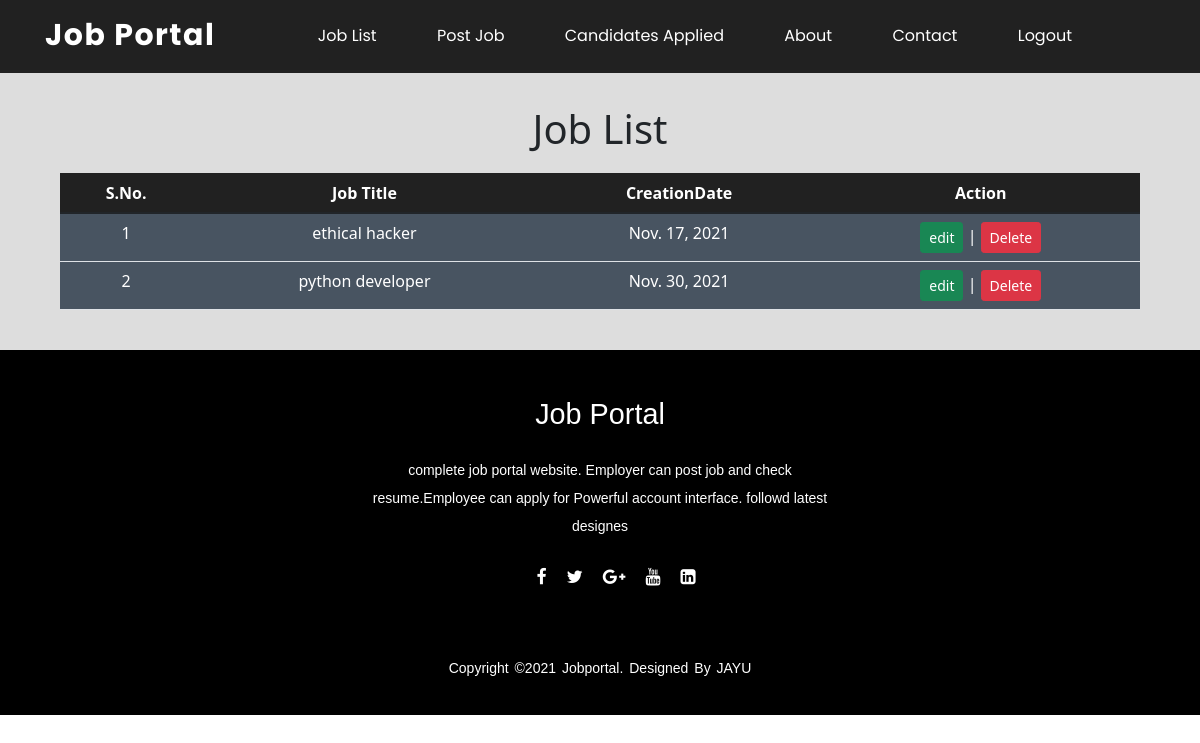
The page /job_list/ (signed in) on the database as committed earlier.
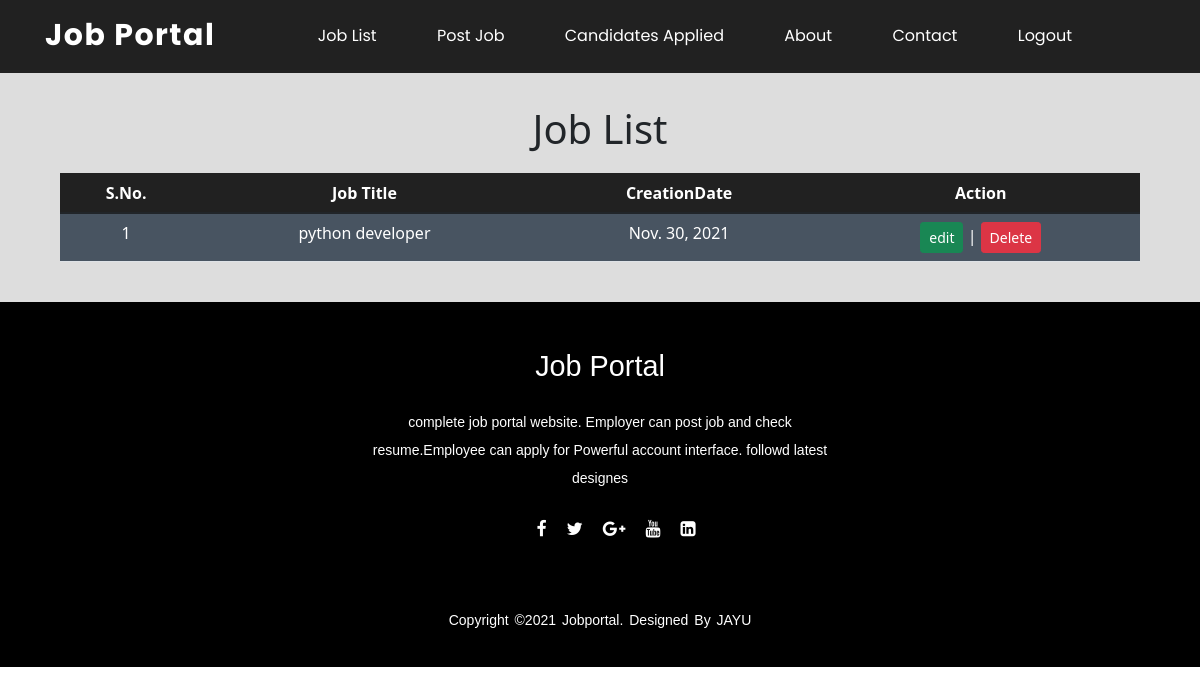
The same page on the database as committed later.
### job/models.py (models this page shows, shortened)
class jobs(models.Model):
    recruiter1 = models.ForeignKey(recruiter,on_delete=models.CASCADE)
    start_date=models.DateField()
    end_date=models.DateField()
    title=models.CharField(max_length=20)
    salary=models.FloatField(max_length=20)
    description=models.CharField(max_length=100)
    image=models.FileField()
    experience=models.CharField(max_length=100)
    location=models.CharField(max_length=20)
    skills=models.CharField(max_length=100)
    creation_date=models.DateField()

### job/views.py (the view)
# urls.py: path('job_list/',views.job_list,name='job_list'),
def job_list(request):
    if not request.user.is_authenticated:
        return redirect('recruiter_login')
    user=request.user
    recruiter2=recruiter.objects.get(user=user)
    job=jobs.objects.filter(recruiter1=recruiter2)
    d={'job':job}
    return render(request,'job/job_list.html',d)

### templates/job/job_list.html (shortened to what this page needs)
{% extends 'job/recruiter_navigation.html' %}
{% load static %}
{% block content %}
<div class="bg1">
<div class="hedinglist">
<br>
<br>
<h2 style="text-align:center;font-size:40px;margin-top:-16px;">Job List </h2>
</div>
<div class="listing">
<table class="table table-hover" id="example" >
<thead>
<tr style="text-align:center;">
    <th>S.No.</th>
    <th>Job Title</th>
    <th>CreationDate</th>
    <th>Action</th>
</tr>
</thead>
    <tbody>
        {% for i in job %}
            <tr style="background-color:#485461;text-align:center;">
                <td>{{forloop.counter}}</td>
                <td>{{i.title}}</td>
                <td>{{i.creation_date}}</td>
                <td><a href="{% url 'edit_jobdetail' i.id %}" class="btn btn-success btn-sm">edit</a> | <a href=" {% url 'delete_job' i.id %}" class="btn btn-danger btn-sm">Delete</a></td>
            </tr>
        {%endfor%}
    </tbody>
</table>
<br>
</div>
</div>
{% endblock content %}

Rows that differ between the two databases and show on the page:
removed jobs: title "ethical hacker", creation_date "Nov. 17, 2021"
